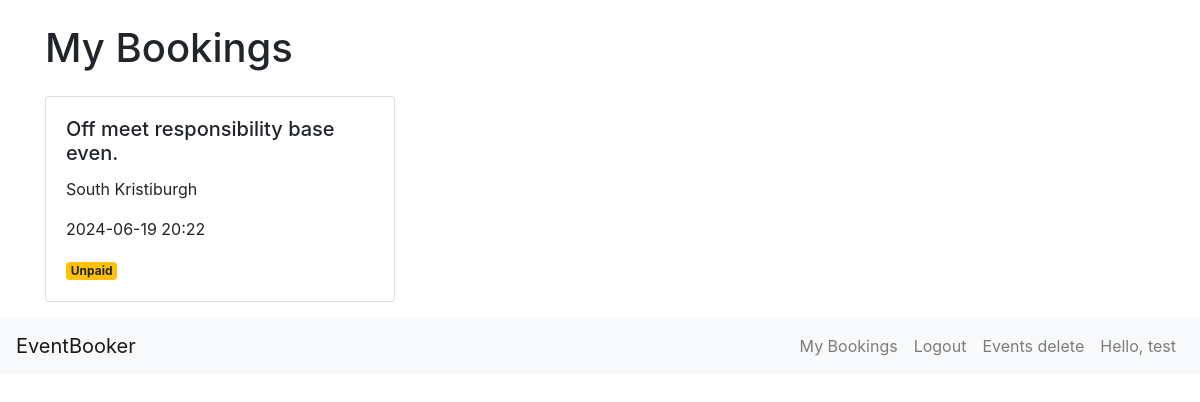
The page /bookings (signed in) on the database its author committed.
### app/models.py (models this page shows, shortened)
class Booking(db.Model):
    id = db.Column(db.Integer, primary_key=True)
    user_id = db.Column(db.Integer, db.ForeignKey('user.id'), nullable=False)
    event_id = db.Column(db.Integer, db.ForeignKey('event.id'), nullable=False)
    booked_on = db.Column(db.DateTime, default=datetime.utcnow)
    is_paid = db.Column(db.Boolean, default=False)

class Event(db.Model):
    id = db.Column(db.Integer, primary_key=True)
    name = db.Column(db.String(100), nullable=False)
    location = db.Column(db.String(100), nullable=False)
    date = db.Column(db.DateTime, nullable=False)
    genre = db.Column(db.String(50))
    rating = db.Column(db.Float, default=0.0)
    bookings = db.relationship('Booking', backref='event', lazy=True, cascade='all, delete-orphan')

class User(db.Model, UserMixin):
    id = db.Column(db.Integer, primary_key=True)
    username = db.Column(db.String(20), unique=True, nullable=False)
    password_hash = db.Column(db.String(128), nullable=False)
    preferences = db.Column(db.String(255))
    bookings = db.relationship('Booking', backref='user', lazy=True)

### app/routes.py (the view)
@app.route('/bookings')
@login_required
def bookings():
    bookings = Booking.query.join(Event).filter(Booking.user_id == current_user.id, Event.id != None).all()
    return render_template('bookings.html', bookings=bookings)

### app/models.py (called while the page is built)
@login_manager.user_loader
def load_user(user_id):
    return User.query.get(int(user_id))

### app/templates/bookings.html
{% extends 'base.html' %}
{% block content %}
<div class="container mt-4">
    <h1 class="mb-4">My Bookings</h1>
    {% if bookings %}
        <div class="row">
            {% for booking in bookings %}
            <div class="col-md-4 mb-3">
                <div class="card">
                    <div class="card-body">
                        <h5 class="card-title">{{ booking.event.name }}</h5>
                        <p class="card-text">{{ booking.event.location }}</p>
                        <p class="card-text">{{ booking.event.date.strftime('%Y-%m-%d %H:%M') }}</p>
                        {% if booking.is_paid %}
                            <span class="badge badge-success">Paid</span>
                        {% else %}
                            <span class="badge badge-warning">Unpaid</span>
                        {% endif %}
                    </div>
                </div>
            </div>
            {% endfor %}
        </div>
    {% else %}
        <p>You have no booked events.</p>
    {% endif %}
</div>
{% endblock %}

### app/templates/base.html (shortened to what this page needs)
<!DOCTYPE html>
<html lang="en">
<head>
    <link href="https://stackpath.bootstrapcdn.com/bootstrap/4.5.2/css/bootstrap.min.css" rel="stylesheet">
</head>
<body>
    {% block content %}{% endblock %}
</body>
<nav class="navbar navbar-expand-lg navbar-light bg-light">
    <a class="navbar-brand" href="{{ url_for('home') }}">EventBooker</a>
    <div class="collapse navbar-collapse" id="navbarNav">
        <ul class="navbar-nav ml-auto">
            {% if current_user.is_authenticated %}
                <li class="nav-item">
                    <a class="nav-link" href="{{ url_for('bookings') }}">My Bookings</a>
                </li>
                <li class="nav-item">
                    <a class="nav-link" href="{{ url_for('logout') }}">Logout</a>
                </li>
                <li class="nav-item">
                    <a class="nav-link" href="{{ url_for('events_delete') }}">Events delete</a>
                </li>
                <li class="nav-item">
                    <a class="nav-link">Hello, {{ current_user.username }}</a>
                </li>
            {% endif %}
        </ul>
    </div>
  </nav>
</html>

### rows shown on the page
Booking: event.name "Off meet responsibility base even.", event.location "South Kristiburgh", event "2024-06-19 20:22", is_paid "Unpaid"
User: username "test"
